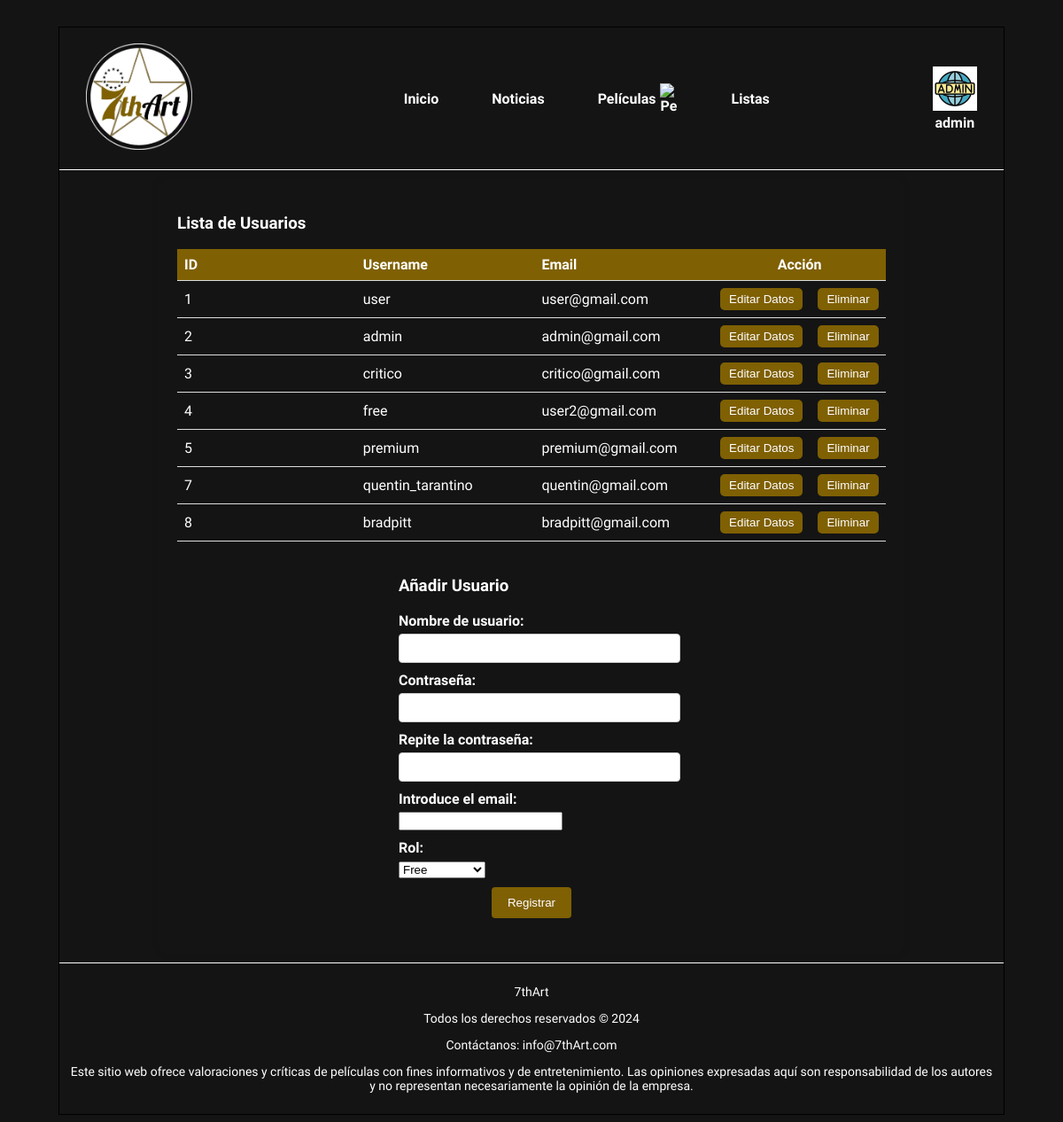
/admin_usuarios.php (signed in), run on the app's committed database.
### tables this page shows
CREATE TABLE `usuarios` (
  `username` varchar(20) NOT NULL,
  `password` varchar(80) NOT NULL,
  `user_id` int(2) UNSIGNED NOT NULL,
  `rol` varchar(20) NOT NULL,
  `email` varchar(35) DEFAULT NULL,
  `foto` varchar(100) NOT NULL
);

### includes/src/usuarios/Usuario.php (called while the page is built, shortened)
<?php
class Usuario
{
    public static function buscarTodos() {
        $conn = Aplicacion::getInstance()->getConexionBd();
        $sql = "SELECT user_id, username, email FROM usuarios";
        $result = $conn->query($sql);
        $usuarios = [];
        if ($result) {
            while ($fila = $result->fetch_assoc()) {
                $usuarios[] = [
                    'user_id' => $fila['user_id'],
                    'username' => $fila['username'],
                    'email' => $fila['email']
                ];
            }
        } else {
            error_log("Error BD ({$conn->errno}): {$conn->error}");
        }
        return $usuarios;
    }
}

### includes/config.php (called while the page is built, shortened)
<?php
spl_autoload_register(function ($class) {
    $prefix = 'es\\ucm\\fdi\\aw\\';
    $base_dir = implode(DIRECTORY_SEPARATOR, [__DIR__, 'src', '']);
    $len = strlen($prefix);
    $relative_class = substr($class, $len);
    $file = $base_dir . str_replace('\\', '/', $relative_class) . '.php';
});

### includes/src/Aplicacion.php (called while the page is built, shortened)
<?php
class Aplicacion
{
    private static $instancia;
    public static function getInstance()
    {
        if (!self::$instancia instanceof self) {
            self::$instancia = new static();
        }
        return self::$instancia;
    }
    private $rutaRaizApp;
    private $inicializada;
    private function __construct()
    {
        $this->inicializada = false;
    }
    public function init($bdDatosConexion, $rutaApp = '/', $dirInstalacion = __DIR__)
    {
        if (!$this->inicializada) {
            $this->rutaRaizApp = $rutaApp;
            $this->inicializada = true;
        }
    }
    public function resuelve($path = '')
    {
        $rutaAppLongitudPrefijo = mb_strlen($this->rutaRaizApp);
        return $this->rutaRaizApp . $path;
    }
}

### admin_usuarios.php (the view, shortened to what this page needs)
<?php
require_once __DIR__.'/includes/config.php';
$contenidoPrincipal = '<div class="admin-usuarios-container"><h3>Lista de Usuarios</h3>';
$usuarios = Usuario::buscarTodos();
if (!empty($usuarios)) {
    $contenidoPrincipal .= '<table class="admin-usuarios-table">
                            <thead>
                                <tr>
                                    <th>ID</th>
                                    <th>Username</th>
                                    <th>Email</th>
                                    <th colspan="2">Acción</th>
                                </tr>
                            </thead>
                            <tbody>';
                            foreach ($usuarios as $usuario) {
                                $contenidoPrincipal .= "<tr>
                                    <td>" . htmlspecialchars($usuario['user_id']) . "</td>
                                    <td>" . htmlspecialchars($usuario['username']) . "</td>
                                    <td>" . htmlspecialchars($usuario['email']) . "</td>
                                    <td>
                                        <form method='post' action='cambioDatos.php'>
                                            <input type='hidden' name='usuario_id' value='" . $usuario['user_id'] . "'>
                                            <input type='submit' value='Editar Datos'>
                                        </form>
                                    </td>
                                    <td>
                                        <form method='post' action='includes/src/usuarios/eliminar_usuario.php' onsubmit='return confirm(\"¿Estás seguro de que deseas eliminar este usuario?\");'>
                                            <input type='hidden' name='usuario_id' value='" . $usuario['user_id'] . "'>
                                            <input type='submit' value='Eliminar'>
                                        </form>
                                    </td>
                            </tr>";
}
$contenidoPrincipal .= '</tbody></table>';
} else {
    $contenidoPrincipal .= '<p>No hay usuarios registrados.</p>';
}
    $formRegistro = new \es\ucm\fdi\aw\usuarios\FormularioRegistro();
    $formRegistro = $formRegistro->gestiona();
    $contenidoPrincipal .= "  <div class= 'registro-formulario'>
                                <h3>Añadir Usuario</h3>
                                $formRegistro
                            </div>";
$contenidoPrincipal .= '</div>';
?>

### data on the page
usuarios: user_id "1", username "user", email "user@gmail.com"
usuarios: user_id "2", username "admin", email "admin@gmail.com"
usuarios: user_id "3", username "critico", email "critico@gmail.com"
usuarios: user_id "4", username "free", email "user2@gmail.com"
usuarios: user_id "5", username "premium", email "premium@gmail.com"
usuarios: user_id "7", username "quentin_tarantino", email "quentin@gmail.com"
usuarios: user_id "8", username "bradpitt", email "bradpitt@gmail.com"

### other printed values
$nombrePerfil "admin"
form field rol "Free"
